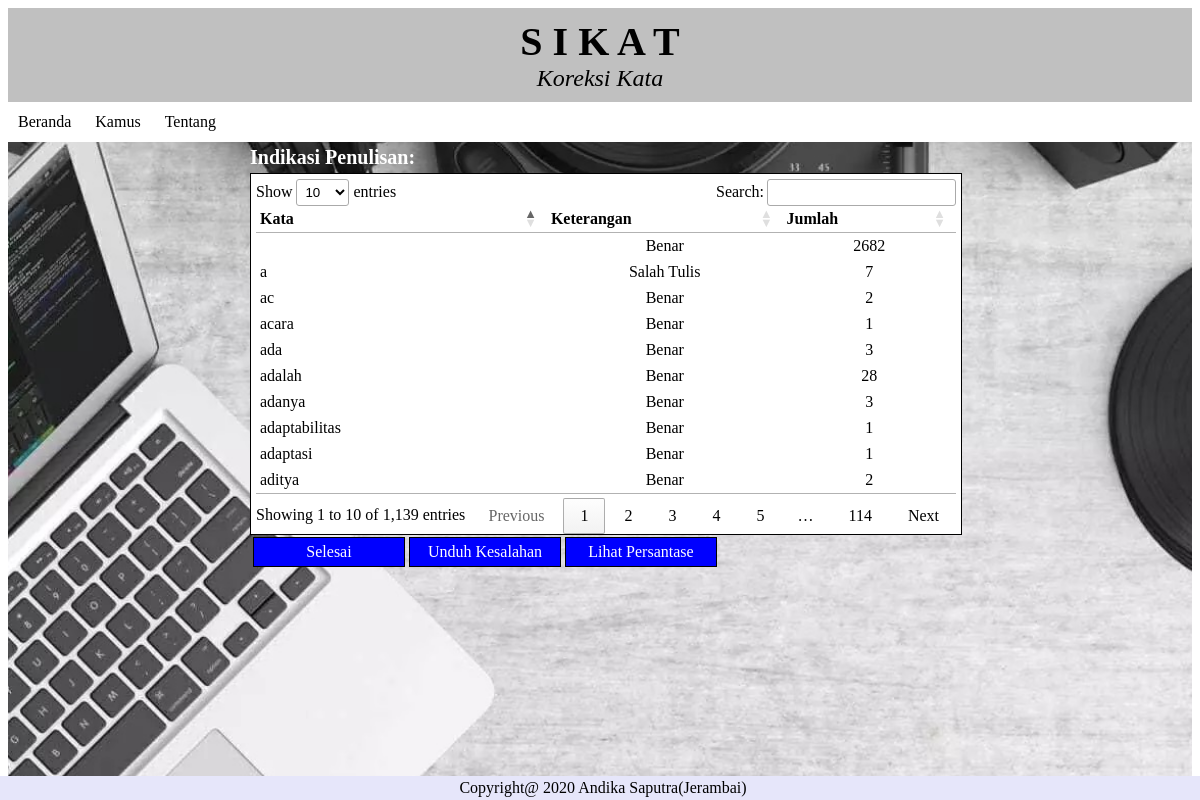
Before: /cekat/file/baca1.php with the older database file.
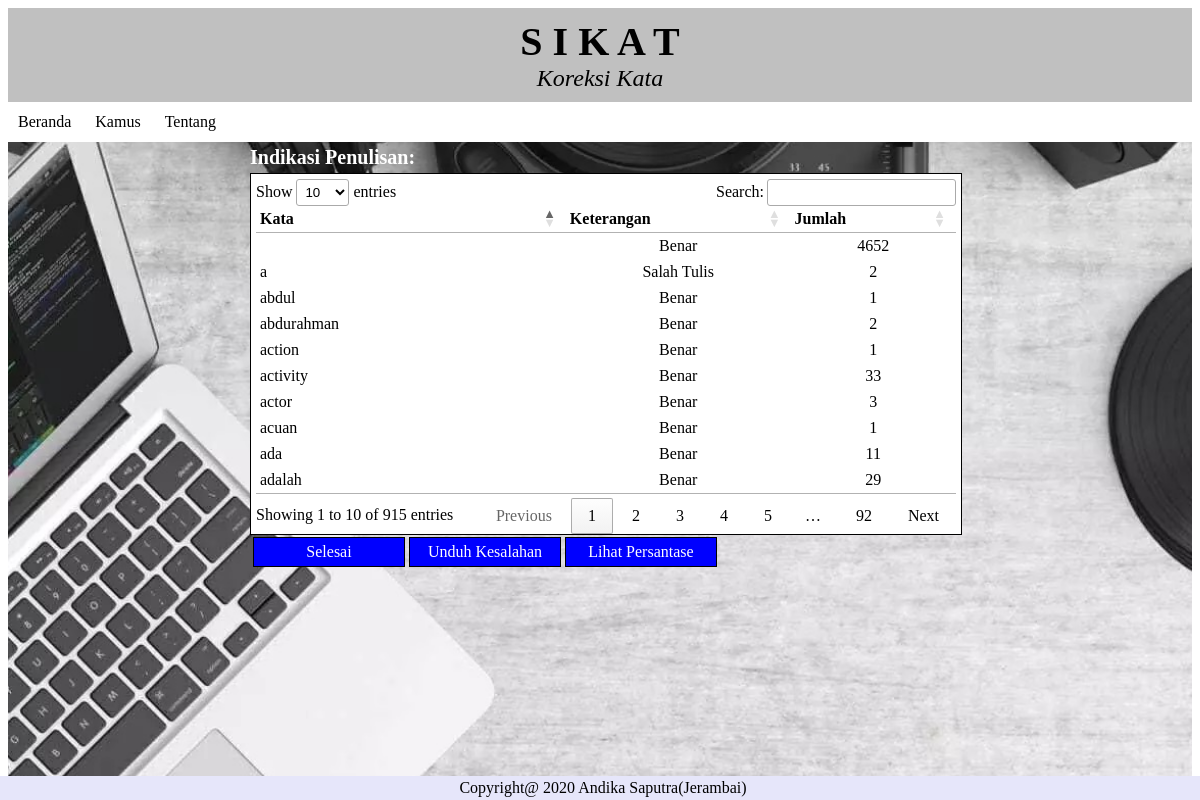
After: the same page with the newer database file.
### tables this page shows
CREATE TABLE `jumlahkata` (
  `nama_kata` varchar(100) NOT NULL,
  `jumlah` int(11) NOT NULL,
  `keterangan` varchar(100) NOT NULL
);

### cekat/file/baca1.php (the view, shortened to what this page needs)
<html>
  <head>
	<link rel="stylesheet" type="text/css" href="../style.css">
	<link rel="stylesheet" type="text/css" href="//cdn.datatables.net/1.10.19/css/jquery.dataTables.min.css">
  </head>
<body>
	<div class="latar">
	<div class="header">
	<header>
		<header class="judul"><b>S  I  K  A  T</b></header>
		<header class="deskripsi"><i>Koreksi Kata</i></header>
	</header>
	</div>
	<div id="menu">
	<?php include("../menubar.php"); ?>
	</div>
	<div class="tengah">
	<h2>Indikasi Penulisan:</h2>
	<div class = "auto">
	<table id="contact-detail" class="compact" cellspacing="0" width="100%">
<thead>
	<tr>
		<th>Kata</th>
		<th>Keterangan</th>
		<th>Jumlah</th>
	</tr>
</thead>
<tbody>
<?php
include "../koneksi.php";
$tampil=mysqli_query($conn,"SELECT * FROM jumlahkata");
	foreach($tampil as $kuy){
		echo "
		<tr>
		<td>".$kuy['nama_kata']."</td>
		<td align='center'>".$kuy['keterangan']."</td>
		<td align='center'>".$kuy['jumlah']."</td>
		</tr>
		";
		}
?>
</tbody>
</table>
</div>
<table>
<tr>
	<td align="center"><a href="baqo.php?data=upload" type="submit">Selesai</a></td>
	<td align="center"><a href="baqo.php?data=download" type="submit">Unduh Kesalahan</a></td>
	<td align="center"><a href="baqo.php?data=lihat" type="submit">Lihat Persantase</a></td>
</tr>
</table>
</div>
<div id="footer">
Copyright@ 2020  Andika Saputra(Jerambai)
</div>
</div>
</body>
</html>

Changed rows visible on the page:
removed jumlahkata: nama_kata "aditya", keterangan "Benar", jumlah "2"
removed jumlahkata: nama_kata "adaptasi", keterangan "Benar", jumlah "1"
removed jumlahkata: nama_kata "adanya", keterangan "Benar", jumlah "3"
removed jumlahkata: nama_kata "adaptabilitas", keterangan "Benar", jumlah "1"
removed jumlahkata: nama_kata "acara", keterangan "Benar", jumlah "1"
removed jumlahkata: nama_kata "ac", keterangan "Benar", jumlah "2"
changed jumlahkata "Benar": jumlah "2682" → "4652"
added jumlahkata: nama_kata "activity", keterangan "Benar", jumlah "33"
changed jumlahkata "adalah": jumlah "28" → "29"
added jumlahkata: nama_kata "abdurahman", keterangan "Benar", jumlah "2"
changed jumlahkata "ada": jumlah "3" → "11"
added jumlahkata: nama_kata "actor", keterangan "Benar", jumlah "3"
added jumlahkata: nama_kata "abdul", keterangan "Benar", jumlah "1"
added jumlahkata: nama_kata "acuan", keterangan "Benar", jumlah "1"
added jumlahkata: nama_kata "action", keterangan "Benar", jumlah "1"
changed jumlahkata "a": jumlah "7" → "2"
Other visible differences:
text written by a page script: "Show entries Search: Showing 1 to 10 of 1,139 entries Previous 1 2 3 4 5 … 114 Next" → "Show entries Search: Showing 1 to 10 of 915 entries Previous 1 2 3 4 5 … 92 Next"
